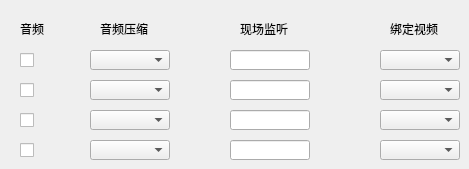
     <widget class="QWidget" name="page_channel_audioSet">
      <widget class="QLabel" name="label_audioSet_channelId">
       <property name="geometry">
        <rect>
         <x>20</x>
         <y>20</y>
         <width>31</width>
         <height>17</height>
        </rect>
       </property>
       <property name="text">
        <string>音频</string>
       </property>
      </widget>
      <widget class="QLabel" name="label_audioSet_audioZoom">
       <property name="geometry">
        <rect>
         <x>100</x>
         <y>20</y>
         <width>67</width>
         <height>17</height>
        </rect>
       </property>
       <property name="text">
        <string>音频压缩</string>
       </property>
      </widget>
      <widget class="QLabel" name="label_audioSet_listen">
       <property name="geometry">
        <rect>
         <x>240</x>
         <y>20</y>
         <width>67</width>
         <height>17</height>
        </rect>
       </property>
       <property name="text">
        <string>现场监听</string>
       </property>
      </widget>
      <widget class="QLabel" name="label_audioSet_bind">
       <property name="geometry">
        <rect>
         <x>390</x>
         <y>20</y>
         <width>67</width>
         <height>17</height>
        </rect>
       </property>
       <property name="text">
        <string>绑定视频</string>
       </property>
      </widget>
      <widget class="QComboBox" name="comboBox_audioSet_audioZoom_1">
       <property name="geometry">
        <rect>
         <x>90</x>
         <y>50</y>
         <width>80</width>
         <height>20</height>
        </rect>
       </property>
      </widget>
      <widget class="QCheckBox" name="checkBox_audioSet_audio_1">
       <property name="geometry">
        <rect>
         <x>20</x>
         <y>50</y>
         <width>50</width>
         <height>20</height>
        </rect>
       </property>
       <property name="text">
        <string/>
       </property>
      </widget>
      <widget class="QLineEdit" name="lineEdit_audioSet_listen_1">
       <property name="geometry">
        <rect>
         <x>230</x>
         <y>50</y>
         <width>80</width>
         <height>20</height>
        </rect>
       </property>
      </widget>
      <widget class="QComboBox" name="comboBox_audioSet_bindVideo_1">
       <property name="geometry">
        <rect>
         <x>380</x>
         <y>50</y>
         <width>80</width>
         <height>20</height>
        </rect>
       </property>
      </widget>
      <widget class="QCheckBox" name="checkBox_audioSet_audio_2">
       <property name="geometry">
        <rect>
         <x>20</x>
         <y>80</y>
         <width>50</width>
         <height>20</height>
        </rect>
       </property>
       <property name="text">
        <string/>
       </property>
      </widget>
      <widget class="QLineEdit" name="lineEdit_audioSet_listen_2">
       <property name="geometry">
        <rect>
         <x>230</x>
         <y>80</y>
         <width>80</width>
         <height>20</height>
        </rect>
       </property>
      </widget>
      <widget class="QComboBox" name="comboBox_audioSet_bindVideo_2">
       <property name="geometry">
        <rect>
         <x>380</x>
         <y>80</y>
         <width>80</width>
         <height>20</height>
        </rect>
       </property>
      </widget>
      <widget class="QComboBox" name="comboBox_audioSet_audioZoom_2">
       <property name="geometry">
        <rect>
         <x>90</x>
         <y>80</y>
         <width>80</width>
         <height>20</height>
        </rect>
       </property>
      </widget>
      <widget class="QCheckBox" name="checkBox_audioSet_audio_3">
       <property name="geometry">
        <rect>
         <x>20</x>
         <y>110</y>
         <width>50</width>
         <height>20</height>
        </rect>
       </property>
       <property name="text">
        <string/>
       </property>
      </widget>
      <widget class="QLineEdit" name="lineEdit_audioSet_listen_3">
       <property name="geometry">
        <rect>
         <x>230</x>
         <y>110</y>
         <width>80</width>
         <height>20</height>
        </rect>
       </property>
      </widget>
      <widget class="QComboBox" name="comboBox_audioSet_bindVideo_4">
       <property name="geometry">
        <rect>
         <x>380</x>
         <y>140</y>
         <width>80</width>
         <height>20</height>
        </rect>
       </property>
      </widget>
      <widget class="QLineEdit" name="lineEdit_audioSet_listen_4">
       <property name="geometry">
        <rect>
         <x>230</x>
         <y>140</y>
         <width>80</width>
         <height>20</height>
        </rect>
       </property>
      </widget>
      <widget class="QComboBox" name="comboBox_audioSet_audioZoom_4">
       <property name="geometry">
        <rect>
         <x>90</x>
         <y>140</y>
         <width>80</width>
         <height>20</height>
        </rect>
       </property>
      </widget>
      <widget class="QCheckBox" name="checkBox_audioSet_audio_4">
       <property name="geometry">
        <rect>
         <x>20</x>
         <y>140</y>
         <width>50</width>
         <height>20</height>
        </rect>
       </property>
       <property name="text">
        <string/>
       </property>
      </widget>
      <widget class="QComboBox" name="comboBox_audioSet_bindVideo_3">
       <property name="geometry">
        <rect>
         <x>380</x>
         <y>110</y>
         <width>80</width>
         <height>20</height>
        </rect>
       </property>
      </widget>
      <widget class="QComboBox" name="comboBox_audioSet_audioZoom_3">
       <property name="geometry">
        <rect>
         <x>90</x>
         <y>110</y>
         <width>80</width>
         <height>20</height>
        </rect>
       </property>
      </widget>
     </widget>
